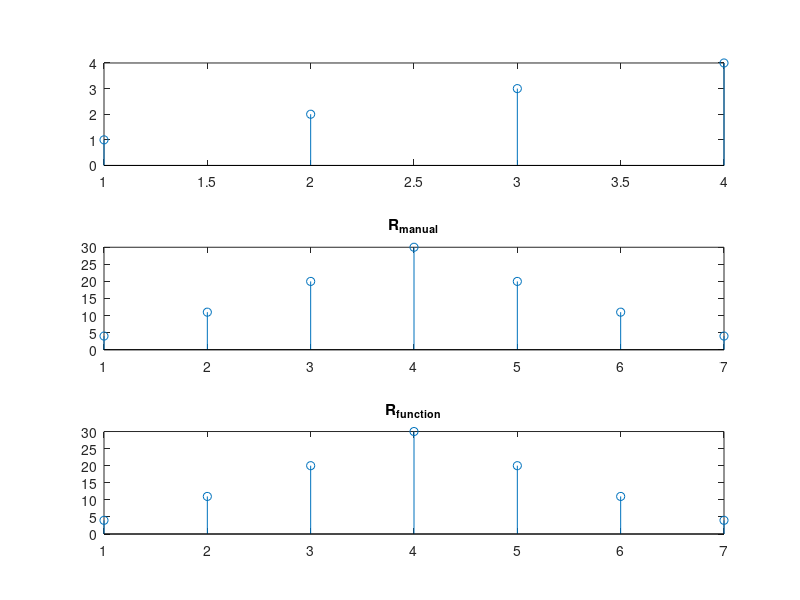

Source code (MATLAB):
clc
clear all
%x = input('Enter x: ')
x=[1 2 3 4];
y = fliplr(x);
N1 = length(x);
N2 = length(y);
n = N1+N2-1
9. 
R_man= zeros(1,n);
11. 
for i=0: n
for j=0: n
if((i-j+1)>0 && (i-j+1)<=N2 && (j+1)<=N1)
R_man(i+1)=R_man(i+1)+x(j+1)*y(i-j+1);
end
end
end
19. 
R_man
R_fun = xcorr(x,x)
22. 
subplot(3,1,1); stem(x); title('');
subplot(3,1,2); stem(R_man); title('R_{manual}');
subplot(3,1,3); stem(R_fun); title('R_{function}');
